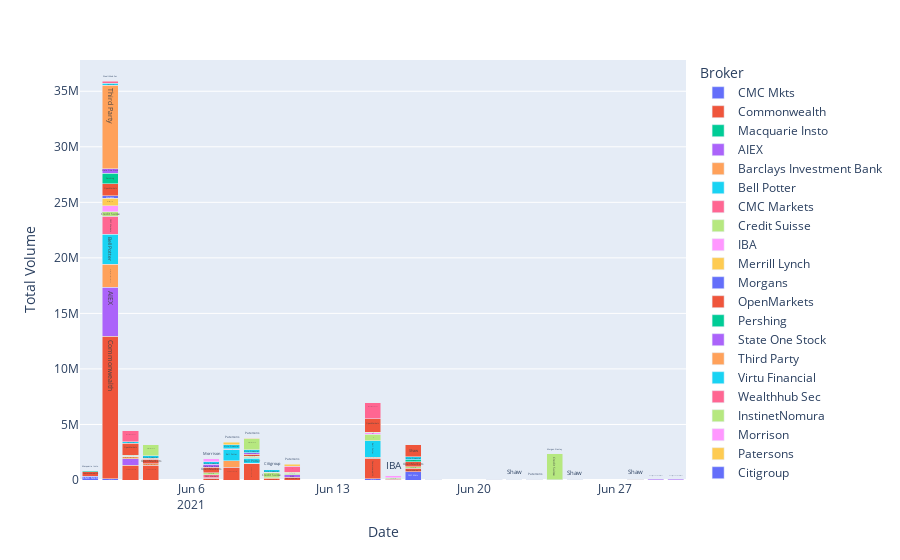

Notebook code cell kept with this figure:
### Code cell
volume_plotting()

### Figure 1 — Plotly figure (JSON) as saved in the notebook; plotly's stock layout.template omitted (floating-point values rounded to 4 significant figures)
{"data": [{"alignmentgroup": "True", "hovertemplate": "Broker = %{text} <br>Date = %{x} <br>Total Volume = %{y}", "legendgroup": "CMC Mkts", "marker": {"color": "#636efa"}, "name": "CMC Mkts", "offsetgroup": "CMC Mkts", "orientation": "v", "showlegend": true, "text": ["CMC Mkts", "CMC Mkts", "CMC Mkts", "CMC Mkts"], "type": "bar", "x": ["2021-06-01T00:00:00", "2021-06-02T00:00:00", "2021-06-15T00:00:00", "2021-06-17T00:00:00"], "xaxis": "x", "y": [350000, 108871, 135200, 750000], "yaxis": "y"}, {"alignmentgroup": "True", "hovertemplate": "Broker = %{text} <br>Date = %{x} <br>Total Volume = %{y}", "legendgroup": "Commonwealth", "marker": {"color": "#EF553B"}, "name": "Commonwealth", "offsetgroup": "Commonwealth", "orientation": "v", "showlegend": true, "text": ["Commonwealth", "Commonwealth", "Commonwealth", "Commonwealth", "Commonwealth", "Commonwealth", "Commonwealth", "Commonwealth", "Commonwealth", "Commonwealth", "Commonwealth", "Commonwealth", "Commonwealth", "Commonwealth", "Commonwealth", "Commonwealth", "Commonwealth", "Commonwealth", "Commonwealth"], "type": "bar", "x": ["2021-06-01T00:00:00", "2021-06-02T00:00:00", "2021-06-03T00:00:00", "2021-06-04T00:00:00", "2021-06-07T00:00:00", "2021-06-08T00:00:00", "2021-06-09T00:00:00", "2021-06-10T00:00:00", "2021-06-11T00:00:00", "2021-06-15T00:00:00", "2021-06-16T00:00:00", "2021-06-17T00:00:00", "2021-06-18T00:00:00", "2021-06-21T00:00:00", "2021-06-22T00:00:00", "2021-06-23T00:00:00", "2021-06-24T00:00:00", "2021-06-25T00:00:00", "2021-06-28T00:00:00"], "xaxis": "x", "y": [405421, 12844536, 1323365, 1310975, 142158, 1158500, 1488882, 135000, 236244, 1805409, 82696, 300000, 16774, 25850, 19072, 51488, 11201, 3546, 30200], "yaxis": "y"}, {"alignmentgroup": "True", "hovertemplate": "Broker = %{text} <br>Date = %{x} <br>Total Volume = %{y}", "legendgroup": "Macquarie Insto", "marker": {"color": "#00cc96"}, "name": "Macquarie Insto", "offsetgroup": "Macquarie Insto", "orientation": "v", "showlegend": true, "text": ["Macquarie Insto", "Macquarie Insto"], "type": "bar", "x": ["2021-06-01T00:00:00", "2021-06-18T00:00:00"], "xaxis": "x", "y": [55421, 8248], "yaxis": "y"}, {"alignmentgroup": "True", "hovertemplate": "Broker = %{text} <br>Date = %{x} <br>Total Volume = %{y}", "legendgroup": "AIEX", "marker": {"color": "#ab63fa"}, "name": "AIEX", "offsetgroup": "AIEX", "orientation": "v", "showlegend": true, "text": ["AIEX", "AIEX", "AIEX", "AIEX", "AIEX", "AIEX", "AIEX", "AIEX", "AIEX", "AIEX"], "type": "bar", "x": ["2021-06-02T00:00:00", "2021-06-03T00:00:00", "2021-06-11T00:00:00", "2021-06-16T00:00:00", "2021-06-18T00:00:00", "2021-06-21T00:00:00", "2021-06-22T00:00:00", "2021-06-23T00:00:00", "2021-06-24T00:00:00", "2021-06-25T00:00:00"], "xaxis": "x", "y": [4410000, 570000, 230000, 17304, 11928, 1860, 7765, 1677, 4862, 666], "yaxis": "y"}, {"alignmentgroup": "True", "hovertemplate": "Broker = %{text} <br>Date = %{x} <br>Total Volume = %{y}", "legendgroup": "Barclays Investment Bank", "marker": {"color": "#FFA15A"}, "name": "Barclays Investment Bank", "offsetgroup": "Barclays Investment Bank", "orientation": "v", "showlegend": true, "text": ["Barclays Investment Bank", "Barclays Investment Bank", "Barclays Investment Bank", "Barclays Investment Bank", "Barclays Investment Bank", "Barclays Investment Bank", "Barclays Investment Bank", "Barclays Investment Bank"], "type": "bar", "x": ["2021-06-02T00:00:00", "2021-06-03T00:00:00", "2021-06-04T00:00:00", "2021-06-07T00:00:00", "2021-06-08T00:00:00", "2021-06-09T00:00:00", "2021-06-10T00:00:00", "2021-06-15T00:00:00"], "xaxis": "x", "y": [2055163, 249885, 169693, 41669, 557491, 37829, 70000, 101072], "yaxis": "y"}, {"alignmentgroup": "True", "hovertemplate": "Broker = %{text} <br>Date = %{x} <br>Total Volume = %{y}", "legendgroup": "Bell Potter", "marker": {"color": "#19d3f3"}, "name": "Bell Potter", "offsetgroup": "Bell Potter", "orientation": "v", "showlegend": true, "text": ["Bell Potter", "Bell Potter", "Bell Potter", "Bell Potter", "Bell Potter"], "type": "bar", "x": ["2021-06-02T00:00:00", "2021-06-08T00:00:00", "2021-06-09T00:00:00", "2021-06-15T00:00:00", "2021-06-21T00:00:00"], "xaxis": "x", "y": [2722856, 1000000, 420930, 1500000, 10000], "yaxis": "y"}, {"alignmentgroup": "True", "hovertemplate": "Broker = %{text} <br>Date = %{x} <br>Total Volume = %{y}", "legendgroup": "CMC Markets", "marker": {"color": "#FF6692"}, "name": "CMC Markets", "offsetgroup": "CMC Markets", "orientation": "v", "showlegend": true, "text": ["CMC Markets", "CMC Markets", "CMC Markets", "CMC Markets", "CMC Markets", "CMC Markets", "CMC Markets", "CMC Markets", "CMC Markets", "CMC Markets", "CMC Markets", "CMC Markets"], "type": "bar", "x": ["2021-06-02T00:00:00", "2021-06-03T00:00:00", "2021-06-04T00:00:00", "2021-06-07T00:00:00", "2021-06-08T00:00:00", "2021-06-09T00:00:00", "2021-06-18T00:00:00", "2021-06-21T00:00:00", "2021-06-22T00:00:00", "2021-06-24T00:00:00", "2021-06-25T00:00:00", "2021-06-28T00:00:00"], "xaxis": "x", "y": [1598851, 115, 1500, 311335, 40000, 60100, 10000, 10456, 2942, 4615, 957, 4130], "yaxis": "y"}, {"alignmentgroup": "True", "hovertemplate": "Broker = %{text} <br>Date = %{x} <br>Total Volume = %{y}", "legendgroup": "Credit Suisse", "marker": {"color": "#B6E880"}, "name": "Credit Suisse", "offsetgroup": "Credit Suisse", "orientation": "v", "showlegend": true, "text": ["Credit Suisse", "Credit Suisse", "Credit Suisse", "Credit Suisse", "Credit Suisse", "Credit Suisse", "Credit Suisse", "Credit Suisse", "Credit Suisse", "Credit Suisse", "Credit Suisse", "Credit Suisse", "Credit Suisse"], "type": "bar", "x": ["2021-06-02T00:00:00", "2021-06-03T00:00:00", "2021-06-07T00:00:00", "2021-06-09T00:00:00", "2021-06-10T00:00:00", "2021-06-11T00:00:00", "2021-06-15T00:00:00", "2021-06-16T00:00:00", "2021-06-17T00:00:00", "2021-06-18T00:00:00", "2021-06-21T00:00:00", "2021-06-24T00:00:00", "2021-06-28T00:00:00"], "xaxis": "x", "y": [393556, 81615, 142158, 150000, 447800, 147293, 586159, 100000, 164800, 468, 8833, 2352943, 1095], "yaxis": "y"}, {"alignmentgroup": "True", "hovertemplate": "Broker = %{text} <br>Date = %{x} <br>Total Volume = %{y}", "legendgroup": "IBA", "marker": {"color": "#FF97FF"}, "name": "IBA", "offsetgroup": "IBA", "orientation": "v", "showlegend": true, "text": ["IBA", "IBA", "IBA", "IBA"], "type": "bar", "x": ["2021-06-02T00:00:00", "2021-06-15T00:00:00", "2021-06-16T00:00:00", "2021-06-23T00:00:00"], "xaxis": "x", "y": [551632, 128081, 200000, 5000], "yaxis": "y"}, {"alignmentgroup": "True", "hovertemplate": "Broker = %{text} <br>Date = %{x} <br>Total Volume = %{y}", "legendgroup": "Merrill Lynch", "marker": {"color": "#FECB52"}, "name": "Merrill Lynch", "offsetgroup": "Merrill Lynch", "orientation": "v", "showlegend": true, "text": ["Merrill Lynch", "Merrill Lynch", "Merrill Lynch", "Merrill Lynch", "Merrill Lynch", "Merrill Lynch", "Merrill Lynch", "Merrill Lynch"], "type": "bar", "x": ["2021-06-02T00:00:00", "2021-06-08T00:00:00", "2021-06-10T00:00:00", "2021-06-11T00:00:00", "2021-06-15T00:00:00", "2021-06-18T00:00:00", "2021-06-23T00:00:00", "2021-06-28T00:00:00"], "xaxis": "x", "y": [671338, 50000, 50000, 65826, 50000, 397, 777, 347], "yaxis": "y"}, {"alignmentgroup": "True", "hovertemplate": "Broker = %{text} <br>Date = %{x} <br>Total Volume = %{y}", "legendgroup": "Morgans", "marker": {"color": "#636efa"}, "name": "Morgans", "offsetgroup": "Morgans", "orientation": "v", "showlegend": true, "text": ["Morgans"], "type": "bar", "x": ["2021-06-02T00:00:00"], "xaxis": "x", "y": [230000], "yaxis": "y"}, {"alignmentgroup": "True", "hovertemplate": "Broker = %{text} <br>Date = %{x} <br>Total Volume = %{y}", "legendgroup": "OpenMarkets", "marker": {"color": "#EF553B"}, "name": "OpenMarkets", "offsetgroup": "OpenMarkets", "orientation": "v", "showlegend": true, "text": ["OpenMarkets", "OpenMarkets", "OpenMarkets", "OpenMarkets", "OpenMarkets", "OpenMarkets", "OpenMarkets", "OpenMarkets", "OpenMarkets"], "type": "bar", "x": ["2021-06-02T00:00:00", "2021-06-03T00:00:00", "2021-06-04T00:00:00", "2021-06-07T00:00:00", "2021-06-09T00:00:00", "2021-06-10T00:00:00", "2021-06-15T00:00:00", "2021-06-17T00:00:00", "2021-06-22T00:00:00"], "xaxis": "x", "y": [1073310, 1078250, 384615, 500000, 151039, 2500, 1200000, 414036, 900], "yaxis": "y"}, {"alignmentgroup": "True", "hovertemplate": "Broker = %{text} <br>Date = %{x} <br>Total Volume = %{y}", "legendgroup": "Pershing", "marker": {"color": "#00cc96"}, "name": "Pershing", "offsetgroup": "Pershing", "orientation": "v", "showlegend": true, "text": ["Pershing", "Pershing"], "type": "bar", "x": ["2021-06-02T00:00:00", "2021-06-17T00:00:00"], "xaxis": "x", "y": [948945, 182079], "yaxis": "y"}, {"alignmentgroup": "True", "hovertemplate": "Broker = %{text} <br>Date = %{x} <br>Total Volume = %{y}", "legendgroup": "State One Stock", "marker": {"color": "#ab63fa"}, "name": "State One Stock", "offsetgroup": "State One Stock", "orientation": "v", "showlegend": true, "text": ["State One Stock", "State One Stock", "State One Stock", "State One Stock", "State One Stock"], "type": "bar", "x": ["2021-06-02T00:00:00", "2021-06-07T00:00:00", "2021-06-08T00:00:00", "2021-06-09T00:00:00", "2021-06-23T00:00:00"], "xaxis": "x", "y": [428646, 275333, 24667, 128646, 5000], "yaxis": "y"}, {"alignmentgroup": "True", "hovertemplate": "Broker = %{text} <br>Date = %{x} <br>Total Volume = %{y}", "legendgroup": "Third Party", "marker": {"color": "#FFA15A"}, "name": "Third Party", "offsetgroup": "Third Party", "orientation": "v", "showlegend": true, "text": ["Third Party", "Third Party", "Third Party", "Third Party"], "type": "bar", "x": ["2021-06-02T00:00:00", "2021-06-04T00:00:00", "2021-06-21T00:00:00", "2021-06-28T00:00:00"], "xaxis": "x", "y": [7524607, 100000, 3524, 27606], "yaxis": "y"}, {"alignmentgroup": "True", "hovertemplate": "Broker = %{text} <br>Date = %{x} <br>Total Volume = %{y}", "legendgroup": "Virtu Financial", "marker": {"color": "#19d3f3"}, "name": "Virtu Financial", "offsetgroup": "Virtu Financial", "orientation": "v", "showlegend": true, "text": ["Virtu Financial", "Virtu Financial", "Virtu Financial", "Virtu Financial", "Virtu Financial", "Virtu Financial", "Virtu Financial", "Virtu Financial", "Virtu Financial"], "type": "bar", "x": ["2021-06-02T00:00:00", "2021-06-03T00:00:00", "2021-06-04T00:00:00", "2021-06-07T00:00:00", "2021-06-08T00:00:00", "2021-06-09T00:00:00", "2021-06-10T00:00:00", "2021-06-15T00:00:00", "2021-06-17T00:00:00"], "xaxis": "x", "y": [148484, 140000, 224667, 224667, 363250, 293784, 207500, 1872, 264355], "yaxis": "y"}, {"alignmentgroup": "True", "hovertemplate": "Broker = %{text} <br>Date = %{x} <br>Total Volume = %{y}", "legendgroup": "Wealthhub Sec", "marker": {"color": "#FF6692"}, "name": "Wealthhub Sec", "offsetgroup": "Wealthhub Sec", "orientation": "v", "showlegend": true, "text": ["Wealthhub Sec", "Wealthhub Sec", "Wealthhub Sec", "Wealthhub Sec", "Wealthhub Sec", "Wealthhub Sec", "Wealthhub Sec", "Wealthhub Sec", "Wealthhub Sec"], "type": "bar", "x": ["2021-06-02T00:00:00", "2021-06-03T00:00:00", "2021-06-10T00:00:00", "2021-06-11T00:00:00", "2021-06-15T00:00:00", "2021-06-18T00:00:00", "2021-06-21T00:00:00", "2021-06-23T00:00:00", "2021-06-24T00:00:00"], "xaxis": "x", "y": [213217, 1000000, 20000, 564913, 1435087, 797, 348, 10251, 2956], "yaxis": "y"}, {"alignmentgroup": "True", "hovertemplate": "Broker = %{text} <br>Date = %{x} <br>Total Volume = %{y}", "legendgroup": "InstinetNomura", "marker": {"color": "#B6E880"}, "name": "InstinetNomura", "offsetgroup": "InstinetNomura", "orientation": "v", "showlegend": true, "text": ["InstinetNomura", "InstinetNomura"], "type": "bar", "x": ["2021-06-04T00:00:00", "2021-06-09T00:00:00"], "xaxis": "x", "y": [1000000, 1000000], "yaxis": "y"}, {"alignmentgroup": "True", "hovertemplate": "Broker = %{text} <br>Date = %{x} <br>Total Volume = %{y}", "legendgroup": "Morrison", "marker": {"color": "#FF97FF"}, "name": "Morrison", "offsetgroup": "Morrison", "orientation": "v", "showlegend": true, "text": ["Morrison", "Morrison"], "type": "bar", "x": ["2021-06-07T00:00:00", "2021-06-22T00:00:00"], "xaxis": "x", "y": [269500, 5000], "yaxis": "y"}, {"alignmentgroup": "True", "hovertemplate": "Broker = %{text} <br>Date = %{x} <br>Total Volume = %{y}", "legendgroup": "Patersons", "marker": {"color": "#FECB52"}, "name": "Patersons", "offsetgroup": "Patersons", "orientation": "v", "showlegend": true, "text": ["Patersons", "Patersons", "Patersons", "Patersons", "Patersons", "Patersons", "Patersons", "Patersons"], "type": "bar", "x": ["2021-06-08T00:00:00", "2021-06-09T00:00:00", "2021-06-11T00:00:00", "2021-06-21T00:00:00", "2021-06-22T00:00:00", "2021-06-23T00:00:00", "2021-06-24T00:00:00", "2021-06-25T00:00:00"], "xaxis": "x", "y": [227408, 40792, 180136, 369, 406, 11345, 4581, 1032], "yaxis": "y"}, {"alignmentgroup": "True", "hovertemplate": "Broker = %{text} <br>Date = %{x} <br>Total Volume = %{y}", "legendgroup": "Citigroup", "marker": {"color": "#636efa"}, "name": "Citigroup", "offsetgroup": "Citigroup", "orientation": "v", "showlegend": true, "text": ["Citigroup", "Citigroup"], "type": "bar", "x": ["2021-06-10T00:00:00", "2021-06-18T00:00:00"], "xaxis": "x", "y": [2800, 4], "yaxis": "y"}, {"alignmentgroup": "True", "hovertemplate": "Broker = %{text} <br>Date = %{x} <br>Total Volume = %{y}", "legendgroup": "Shaw", "marker": {"color": "#EF553B"}, "name": "Shaw", "offsetgroup": "Shaw", "orientation": "v", "showlegend": true, "text": ["Shaw", "Shaw", "Shaw", "Shaw"], "type": "bar", "x": ["2021-06-17T00:00:00", "2021-06-22T00:00:00", "2021-06-25T00:00:00", "2021-06-28T00:00:00"], "xaxis": "x", "y": [1111112, 4445, 2223, 10000], "yaxis": "y"}, {"alignmentgroup": "True", "hovertemplate": "Broker = %{text} <br>Date = %{x} <br>Total Volume = %{y}", "legendgroup": "Morgan Stanley", "marker": {"color": "#00cc96"}, "name": "Morgan Stanley", "offsetgroup": "Morgan Stanley", "orientation": "v", "showlegend": true, "text": ["Morgan Stanley"], "type": "bar", "x": ["2021-06-24T00:00:00"], "xaxis": "x", "y": [1000], "yaxis": "y"}, {"alignmentgroup": "True", "hovertemplate": "Broker = %{text} <br>Date = %{x} <br>Total Volume = %{y}", "legendgroup": "Unassigned Transactions", "marker": {"color": "#ab63fa"}, "name": "Unassigned Transactions", "offsetgroup": "Unassigned Transactions", "orientation": "v", "showlegend": true, "text": ["Unassigned Transactions", "Unassigned Transactions"], "type": "bar", "x": ["2021-06-29T00:00:00", "2021-06-30T00:00:00"], "xaxis": "x", "y": [50210, 86618], "yaxis": "y"}], "layout": {"barmode": "stack", "legend": {"title": {"text": "Broker"}, "tracegroupgap": 0}, "margin": {"t": 60}, "xaxis": {"anchor": "y", "domain": [0, 1], "title": {"text": "Date"}}, "yaxis": {"anchor": "x", "domain": [0, 1], "title": {"text": "Total Volume"}}}}
